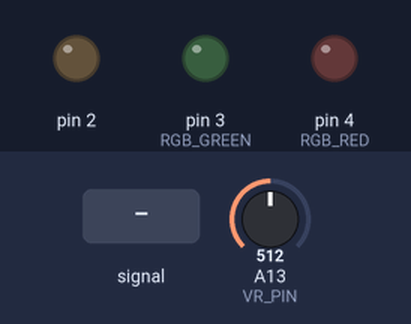
This sketch was run on a simulated Arduino Mega 2560, built with avr-gcc and run on an emulated ATmega2560. Parts: output pins drawn as LEDs (lit = HIGH). The test bench sets the inputs (shaded band); at power-on: A13 (VR_PIN) = 512. What the sketch prints to the serial monitor is not drawn.

Above: at 0.01 s.
At 1.3 s:
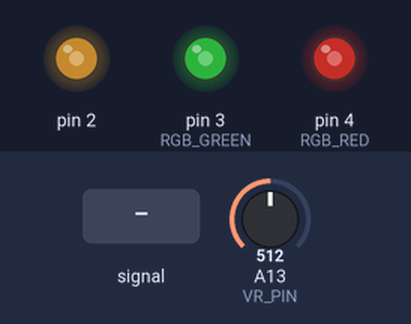
1.4 s: A13 (VR_PIN) fed a 200 Hz sine of ±81 counts around its level
Timing chart, 0 to 2.5 s (numbered marks = the images above; inputs shaded):
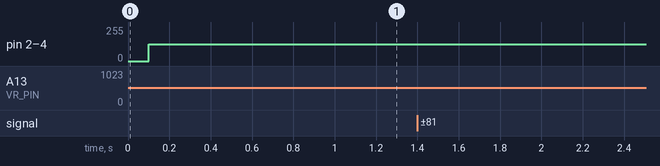

The sketch:

PWM_RGB_LED.ino
```cpp
//가변저항을 이용해서 duty Cycle를 변화 시키는 작업.

const uint8_t VR_PIN = A13;
enum
{
  RGB_BLUE = 2U,
  RGB_GREEN,
  RGB_RED,
};

void setup() {
  // put your setup code here, to run once:
  Serial.begin(115200UL);
  pinMode(VR_PIN, INPUT);
  pinMode(RGB_BLUE, OUTPUT);
  pinMode(RGB_RED, OUTPUT);
  pinMode(RGB_GREEN, OUTPUT);
  delay(100UL);
}

void loop() {
  // put your main code here, to run repeatedly:
  uint16_t vr_value {analogRead(VR_PIN)};
  uint16_t mapped_value {map(vr_value, 0, 1023, 0, 255)};
  Serial.println(mapped_value);
  analogWrite(RGB_BLUE, mapped_value);
  analogWrite(RGB_GREEN, mapped_value);
  analogWrite(RGB_RED, mapped_value);
}
```
